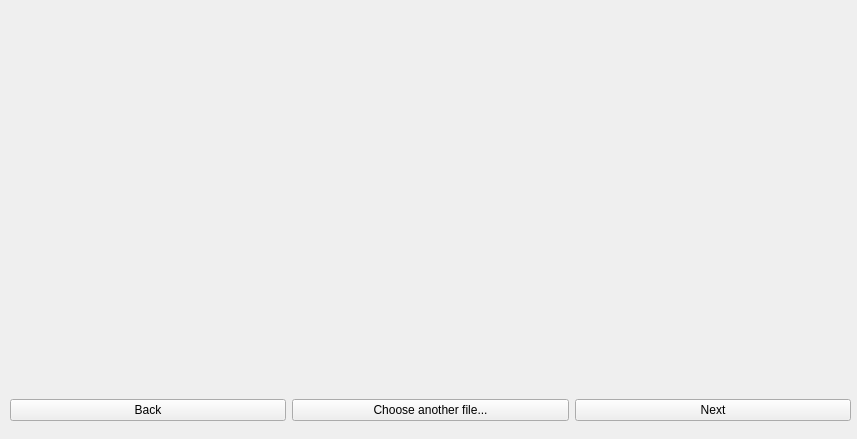
<?xml version="1.0" encoding="UTF-8"?>
<ui version="4.0">
 <class>Form</class>
 <widget class="QWidget" name="Form">
  <property name="geometry">
   <rect>
    <x>0</x>
    <y>0</y>
    <width>857</width>
    <height>439</height>
   </rect>
  </property>
  <property name="windowTitle">
   <string>Form</string>
  </property>
  <widget class="QWidget" name="horizontalLayoutWidget">
   <property name="geometry">
    <rect>
     <x>10</x>
     <y>10</y>
     <width>841</width>
     <height>371</height>
    </rect>
   </property>
   <layout class="QHBoxLayout" name="horizontalLayout">
    <item>
     <widget class="QWidget" name="widget" native="true"/>
    </item>
   </layout>
  </widget>
  <widget class="QWidget" name="horizontalLayoutWidget_2">
   <property name="geometry">
    <rect>
     <x>10</x>
     <y>390</y>
     <width>841</width>
     <height>41</height>
    </rect>
   </property>
   <layout class="QHBoxLayout" name="horizontalLayout_2">
    <item>
     <widget class="QPushButton" name="backButton">
      <property name="text">
       <string>Back</string>
      </property>
     </widget>
    </item>
    <item>
     <widget class="QPushButton" name="ReuploadButton">
      <property name="text">
       <string>Choose another file...</string>
      </property>
     </widget>
    </item>
    <item>
     <widget class="QPushButton" name="nextButton">
      <property name="text">
       <string>Next</string>
      </property>
     </widget>
    </item>
   </layout>
  </widget>
 </widget>
 <resources/>
 <connections/>
</ui>
